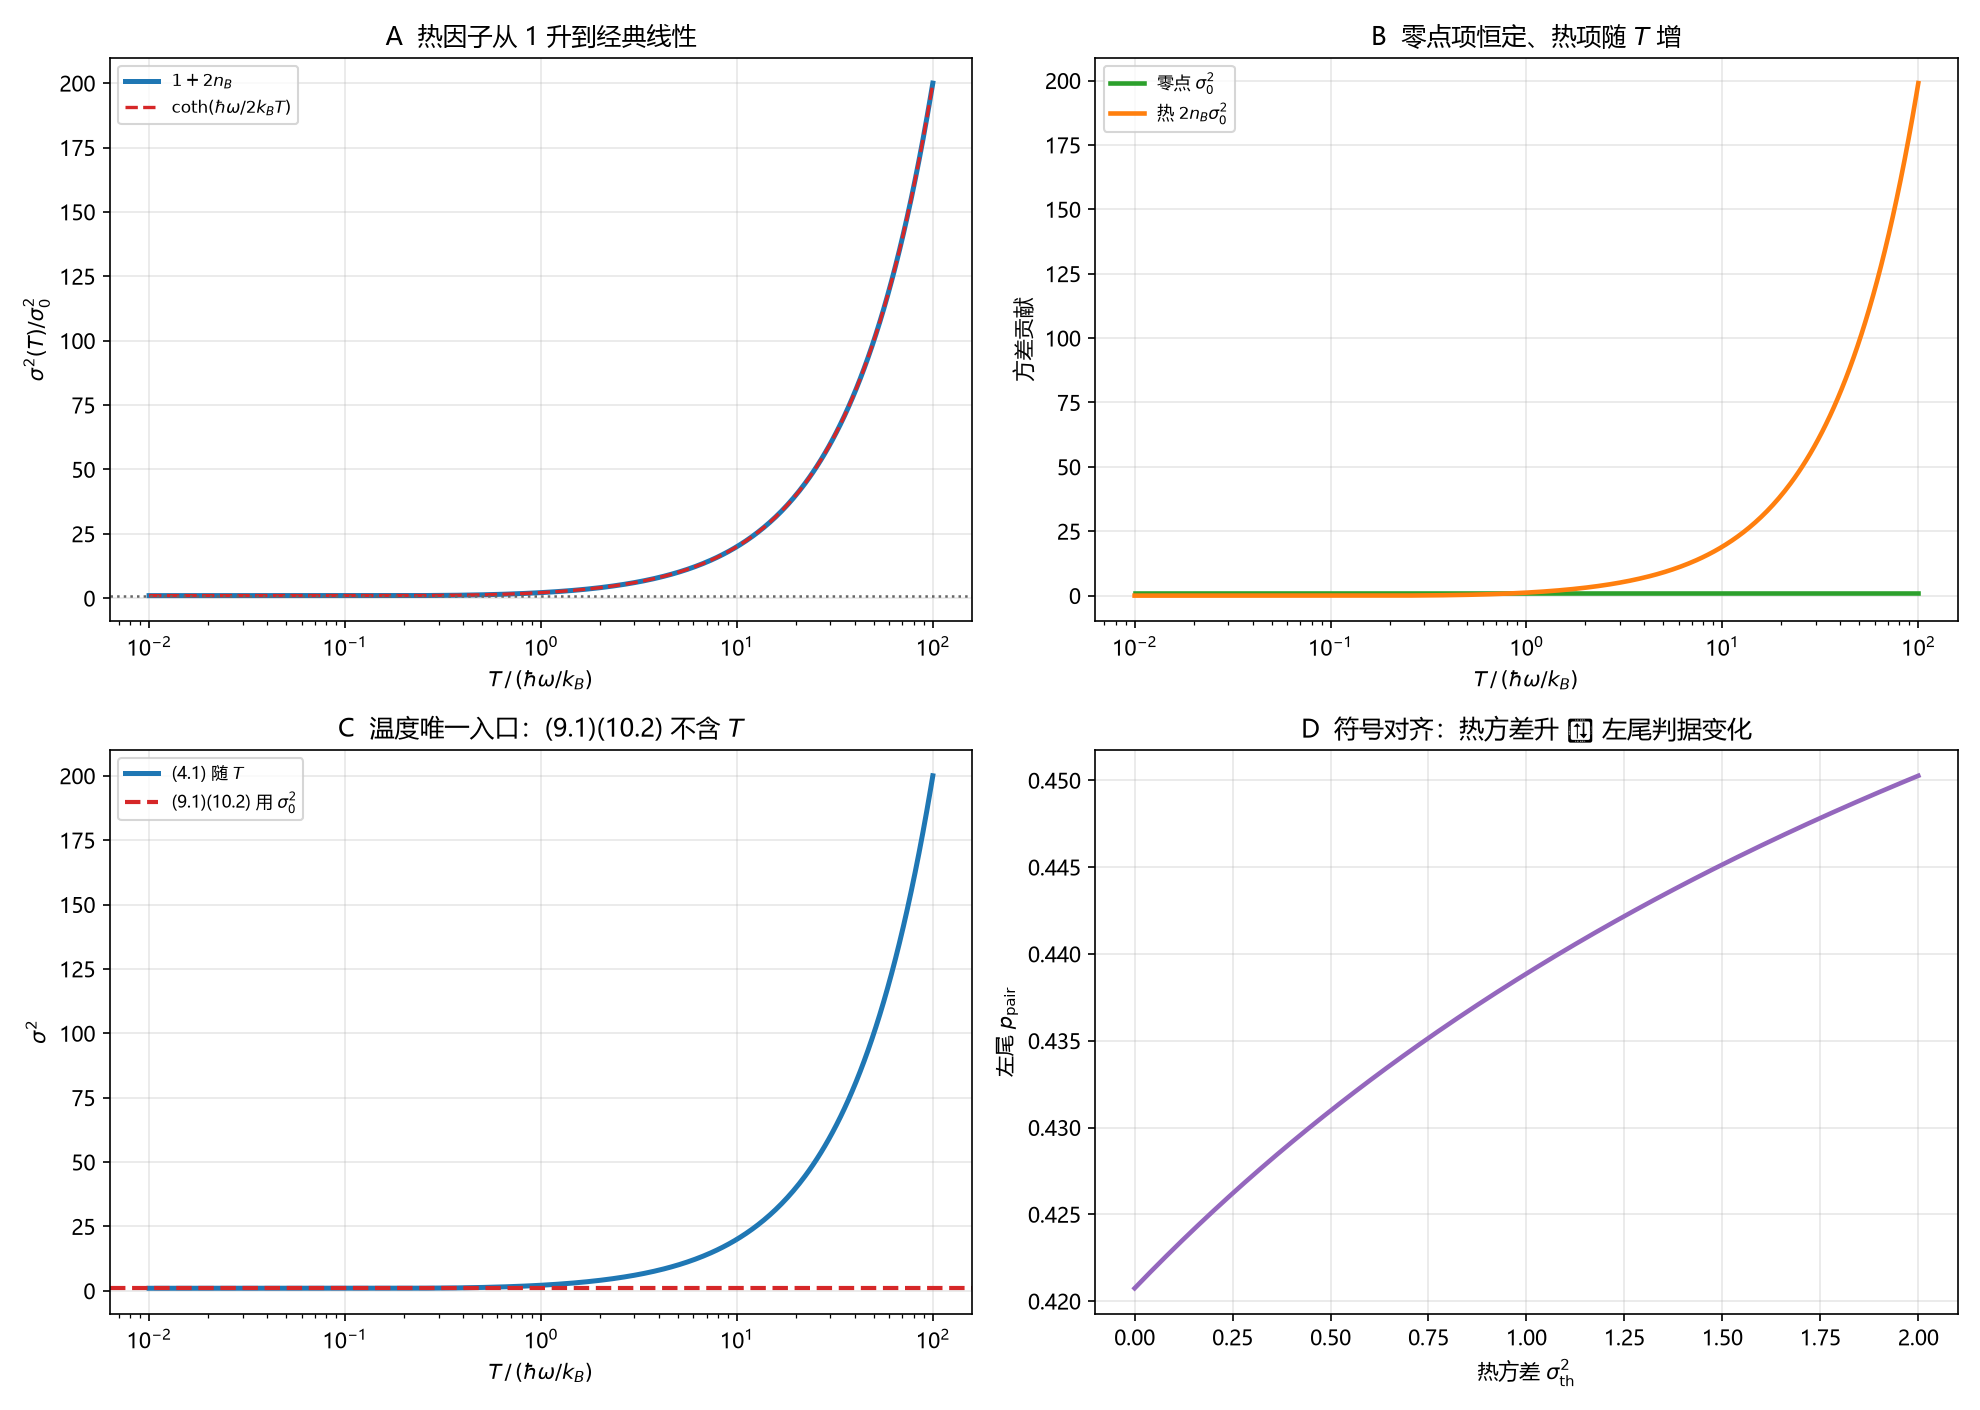

Write Python code to recreate this figure.
# -*- coding: utf-8 -*-
"""
环 9／审-3 零方差钉死与温度唯一入口的数值核对。

1. sigma^2(T)/sigma_0^2 = 1+2n_B = coth(hbar omega / 2 kT) 随 T 从 1 升到经典线性；
2. 零点项 sigma_0^2（恒定）与热项 2 n_B sigma_0^2（随 T 增）的分解；
3. (4.1) 的 sigma^2(T)（随 T 升）与 (9.1)(10.2) 的 sigma_0^2（恒定）对照；
4. 符号对齐：热方差增大时左尾判据 p_pair 的变化示意。

由 (3.1) 直接计算，无拟合。
"""

import csv
import os

import numpy as np
import matplotlib
matplotlib.use("Agg")
import matplotlib.pyplot as plt

plt.rcParams["font.sans-serif"] = ["Microsoft YaHei", "SimHei", "DejaVu Sans"]
plt.rcParams["axes.unicode_minus"] = False

HERE = os.path.dirname(os.path.abspath(__file__))
OUT_PNG = os.path.join(HERE, "环09_审3_零方差与温度入口.png")
OUT_CSV = os.path.join(HERE, "环09_审3_零方差与温度入口.csv")

S0 = 1.0  # sigma_0^2 归一为 1（材料值外生）


def nB(x):
    """x = hbar omega / k_B T。"""
    return 1.0 / np.expm1(np.clip(x, 1e-8, 700))


def main():
    rows = []
    Ts = np.logspace(-2, 2, 400)  # 归一化温度 T / (hbar omega / k_B)

    # A sigma^2(T)/sigma_0^2
    x = 1.0 / Ts
    factor = 1 + 2 * nB(x)
    coth = 1.0 / np.tanh(x / 2)
    print("A sigma^2(T)/sigma_0^2")
    for t, f, c in zip(Ts[::80], factor[::80], coth[::80]):
        print(f"  T={t:.3f}: factor={f:.4f}, coth={c:.4f}")
        rows.append(("factor", t, f, c, np.nan))
    print(f"  coth 恒等式最大误差={np.max(np.abs(factor-coth)):.3e}")

    # B 分解
    zero = np.full_like(Ts, S0)
    thermal = factor - 1.0
    print("\nB 零点/热分解")
    for t, z, th in zip(Ts[::80], zero[::80], thermal[::80]):
        print(f"  T={t:.3f}: 零点={z:.3f}, 热={th:.4f}")
        rows.append(("split", t, z, th, np.nan))

    # C (4.1) vs (9.1)(10.2)
    print("\nC (4.1) 随 T vs (9.1)(10.2) 恒定")
    for t, f in zip(Ts[::80], factor[::80]):
        print(f"  T={t:.3f}: (4.1)={S0*f:.3f}, (9.1)(10.2)={S0:.3f}")
        rows.append(("entrance", t, S0 * f, S0, np.nan))

    # D 符号对齐示意：p_pair 随热方差（左尾）
    print("\nD 符号对齐（p_pair 随热方差）")
    sigma_th = np.linspace(0, 2, 200)
    # 左尾事件：阈值以下概率随方差增（示意：erfc 型）
    # p_pair ~ 0.5*erfc((x_c - mean)/(sqrt(2)*sigma))，取 mean=1, x_c=1.2
    from math import erf, sqrt
    p_pair = np.array([0.5 * (1 - erf((1.2 - 1.0) / (sqrt(2) * (1.0 + 0.3 * s))))
                       for s in sigma_th])
    print(f"  sigma_th=0: p_pair={p_pair[0]:.4f}; sigma_th=2: p_pair={p_pair[-1]:.4f}")
    for s, p in zip(sigma_th[::40], p_pair[::40]):
        rows.append(("sign", s, p, np.nan, np.nan))

    with open(OUT_CSV, "w", newline="", encoding="utf-8-sig") as fh:
        wr = csv.writer(fh)
        wr.writerow(["kind", "x", "y", "y_ref", "extra"])
        wr.writerows(rows)

    fig, ax = plt.subplots(2, 2, figsize=(13.2, 9.4))

    ax[0, 0].semilogx(Ts, factor, lw=2.4, color="tab:blue", label=r"$1+2n_B$")
    ax[0, 0].semilogx(Ts, coth, "--", lw=1.6, color="tab:red", label=r"$\coth(\hbar\omega/2k_BT)$")
    ax[0, 0].axhline(1, color="0.4", ls=":", lw=1.2)
    ax[0, 0].set_xlabel(r"$T\,/\,(\hbar\omega/k_B)$")
    ax[0, 0].set_ylabel(r"$\sigma^2(T)/\sigma_0^2$")
    ax[0, 0].set_title("A  热因子从 1 升到经典线性")
    ax[0, 0].legend(fontsize=8)
    ax[0, 0].grid(alpha=0.3)

    ax[0, 1].semilogx(Ts, zero, lw=2.2, color="tab:green", label=r"零点 $\sigma_0^2$")
    ax[0, 1].semilogx(Ts, thermal, lw=2.2, color="tab:orange", label=r"热 $2n_B\sigma_0^2$")
    ax[0, 1].set_xlabel(r"$T\,/\,(\hbar\omega/k_B)$")
    ax[0, 1].set_ylabel(r"方差贡献")
    ax[0, 1].set_title("B  零点项恒定、热项随 $T$ 增")
    ax[0, 1].legend(fontsize=8)
    ax[0, 1].grid(alpha=0.3)

    ax[1, 0].semilogx(Ts, S0 * factor, lw=2.4, color="tab:blue", label="(4.1) 随 $T$")
    ax[1, 0].axhline(S0, color="tab:red", ls="--", lw=2.0, label="(9.1)(10.2) 用 $\\sigma_0^2$")
    ax[1, 0].set_xlabel(r"$T\,/\,(\hbar\omega/k_B)$")
    ax[1, 0].set_ylabel(r"$\sigma^2$")
    ax[1, 0].set_title("C  温度唯一入口：(9.1)(10.2) 不含 $T$")
    ax[1, 0].legend(fontsize=8)
    ax[1, 0].grid(alpha=0.3)

    ax[1, 1].plot(sigma_th, p_pair, lw=2.2, color="tab:purple")
    ax[1, 1].set_xlabel(r"热方差 $\sigma_{\rm th}^2$")
    ax[1, 1].set_ylabel(r"左尾 $p_{\rm pair}$")
    ax[1, 1].set_title("D  符号对齐：热方差升 ⇒ 左尾判据变化")
    ax[1, 1].grid(alpha=0.3)

    fig.tight_layout()
    fig.savefig(OUT_PNG, dpi=150)
    plt.close(fig)
    print("\nsaved:", OUT_PNG)
    print("saved:", OUT_CSV)


if __name__ == "__main__":
    main()
